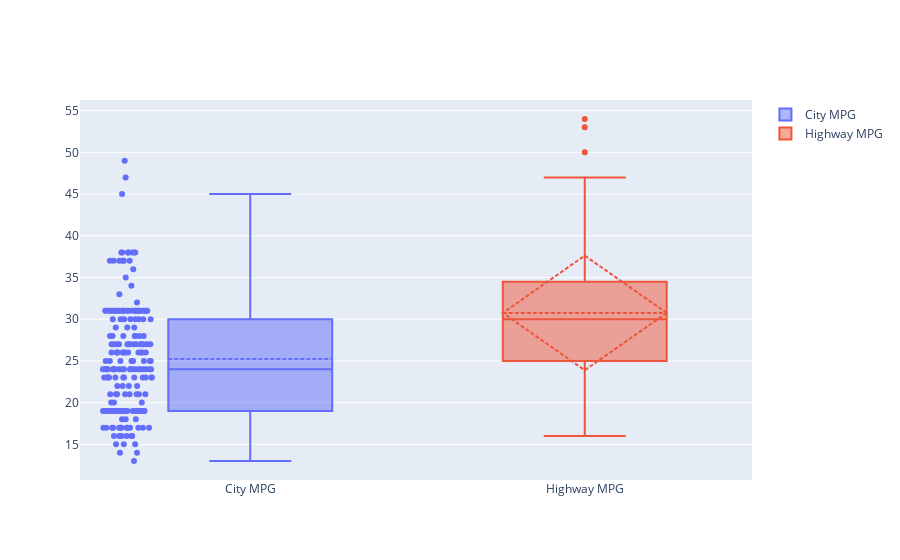

Notebook source saved alongside this figure:
### Code cell
data = [trace0, trace1]
offline.iplot(data)

### Figure 1 — Plotly figure (JSON) as saved in the notebook; plotly's stock layout.template omitted (floating-point values rounded to 4 significant figures; data arrays with more than 128 entries replaced by an {"elided": "..."} marker saying what was removed)
{"data": [{"boxmean": true, "boxpoints": "all", "name": "City MPG", "type": "box", "y": {"elided": "205 int values"}}, {"boxmean": "sd", "name": "Highway MPG", "type": "box", "y": {"elided": "205 int values"}}], "layout": {"autosize": true, "xaxis": {"autorange": true, "range": [-0.5076, 1.5], "type": "category"}, "yaxis": {"autorange": true, "range": [10.72, 56.28], "type": "linear"}}}
